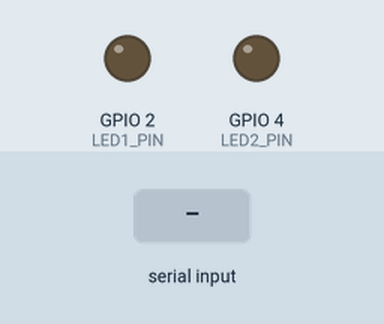
This program was run on a simulated ESP32. On the bench: output pins drawn as LEDs (lit = HIGH). The test bench sets the inputs (shaded band). What the program prints to the serial monitor is not drawn.

Above: at 1.2 s.
1.3 s: "1\n" received over Serial
At 1.9 s:
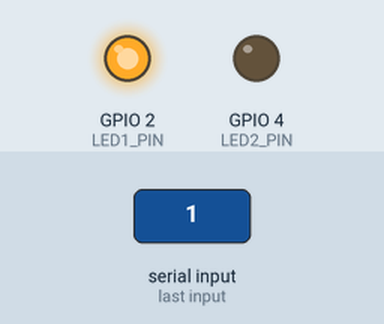
2.8 s: "2\n" received over Serial
At 3.1 s:
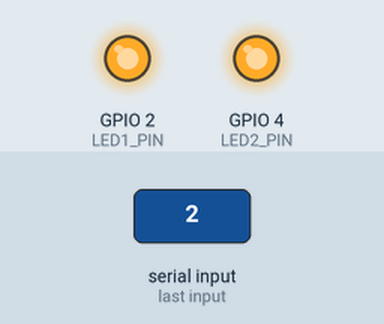
4.3 s: "1\n" received over Serial
At 5.4 s:
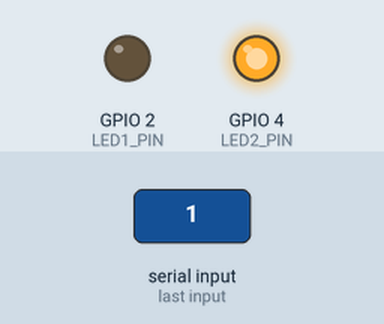
Timing chart, 0 to 7.3 s (numbered marks = the images above; inputs shaded):
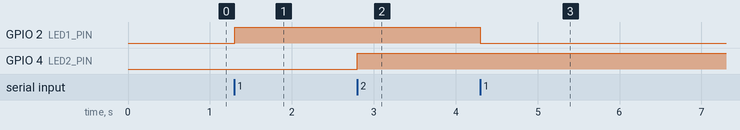

The program:

main.cpp
```cpp
#include <Arduino.h>

const int LED1_PIN = 2;
const int LED2_PIN = 4;

bool led1State = false;
bool led2State = false;

void setup()
{
  Serial.begin(9600);

  while (!Serial)
  {
    delay(10);
  }

  pinMode(LED1_PIN, OUTPUT);
  pinMode(LED2_PIN, OUTPUT);

  digitalWrite(LED1_PIN, LOW);
  digitalWrite(LED2_PIN, LOW);

  Serial.println("ESP32系统启动啦");
  Serial.println("输入指令吧：");
  Serial.println("'1'-LED1变化 (GPIO2)");
  Serial.println("'2'-LED2变化 (GPIO4)");
  Serial.println("----Pray for you----");
}

void loop()
{
  if (Serial.available() > 0)
  {
    String command = Serial.readStringUntil('\n');
    command.trim();

    Serial.print("接受指令：");
    Serial.println(command);

    // 接受命令
    if (command == "1")
    {
      led1State = !led1State;
      digitalWrite(LED1_PIN, led1State ? HIGH : LOW);

      // 反馈命令
      if (led1State)
      {
        Serial.println("LED1亮咯(GPIO2)");
      }
      else
      {
        Serial.println("LED1灭咯(GPIO2)");
      }
    }
    else if (command == "2")
    {
      led2State = !led2State;
      digitalWrite(LED2_PIN, led2State ? HIGH : LOW);

      // 接收命令
      if (led2State)
      {
        Serial.println("LED2亮咯(GPIO4)");
      }
      else
      {
        Serial.println("LED2灭咯(GPIO4)");
      }
    }
    else if (command != "1" && command != "2")
    {
      Serial.println("指令错误咯");
    }
  }
}
```

Measured:
- after the input at 1.3 s, GPIO 2 (LED1_PIN): LOW → HIGH at once
- after the input at 2.8 s, GPIO 4 (LED2_PIN): LOW → HIGH at once
- after the input at 4.3 s, GPIO 2 (LED1_PIN): HIGH → LOW at once
